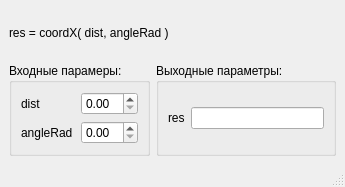
<?xml version="1.0" encoding="UTF-8"?>
<ui version="4.0">
 <class>MainWindowFuncCoordX</class>
 <widget class="QMainWindow" name="MainWindowFuncCoordX">
  <property name="geometry">
   <rect>
    <x>0</x>
    <y>0</y>
    <width>345</width>
    <height>187</height>
   </rect>
  </property>
  <property name="windowTitle">
   <string>MainWindow</string>
  </property>
  <widget class="QWidget" name="centralwidget">
   <layout class="QGridLayout" name="gridLayout_3">
    <item row="0" column="0" colspan="2">
     <widget class="QLabel" name="label">
      <property name="text">
       <string>res = coordX( dist, angleRad )</string>
      </property>
     </widget>
    </item>
    <item row="1" column="0">
     <widget class="QGroupBox" name="groupBox">
      <property name="title">
       <string>Входные парамеры:</string>
      </property>
      <layout class="QGridLayout" name="gridLayout">
       <item row="0" column="0">
        <widget class="QLabel" name="label_2">
         <property name="text">
          <string>dist</string>
         </property>
        </widget>
       </item>
       <item row="1" column="1">
        <widget class="QDoubleSpinBox" name="doubleSpinBox_inFuncCoordX_angleRad"/>
       </item>
       <item row="0" column="1">
        <widget class="QDoubleSpinBox" name="doubleSpinBox_inFuncCoordX_dist"/>
       </item>
       <item row="1" column="0">
        <widget class="QLabel" name="label_3">
         <property name="text">
          <string>angleRad</string>
         </property>
        </widget>
       </item>
      </layout>
     </widget>
    </item>
    <item row="1" column="1">
     <widget class="QGroupBox" name="groupBox_2">
      <property name="title">
       <string>Выходные параметры:</string>
      </property>
      <layout class="QGridLayout" name="gridLayout_2">
       <item row="0" column="0">
        <widget class="QLabel" name="label_4">
         <property name="text">
          <string>res</string>
         </property>
        </widget>
       </item>
       <item row="0" column="1">
        <widget class="QLineEdit" name="lineEdit_outFuncCoordX_res"/>
       </item>
      </layout>
     </widget>
    </item>
   </layout>
  </widget>
  <widget class="QMenuBar" name="menubar">
   <property name="geometry">
    <rect>
     <x>0</x>
     <y>0</y>
     <width>345</width>
     <height>26</height>
    </rect>
   </property>
  </widget>
  <widget class="QStatusBar" name="statusbar"/>
 </widget>
 <resources/>
 <connections/>
</ui>
